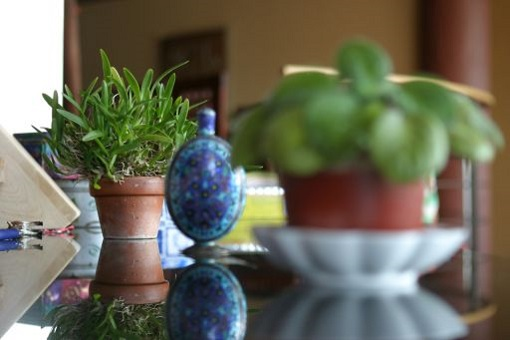
#> input picture scripts/P1/TSV_P1_Piramides_code_2025/img/orchid.jpg, 510 x 340 px
$ python p1_pregunta_02.py
#> lines starting #> are read from the running program, lines starting #| are printed output that depends on the picture
### scripts/P1/TSV_P1_Piramides_code_2025/p1_pregunta_01.py
# Tratamiento de Señales Visuales/Introducción a la Visión Artificial @ EPS-UAM
# Practica 1: Fusion de imagenes mediante piramides
# Memoria: codigo de la pregunta 1

# AUTORA: Lidia Martín Terés

import numpy as np
import math
import cv2
import matplotlib.pyplot as plt

from p1_utils import visualizar_fusion, visualizar_gaus_piramide, visualizar_lapl_piramide
from pathlib import Path
import p1_tarea4
import p1_tarea3

# =========================================================
#  HELPERS
# =========================================================
def leer_imagen_cv2(path, flags):
    """Lee una imagen desde una ruta de Windows con caracteres Unicode."""
#> called with flags = 1
    data = np.fromfile(str(path), dtype=np.uint8)
    img = cv2.imdecode(data, flags)
#> img is the input picture: shape (340, 510, 3); mean B, G, R 88.3, 105.1, 106.4

    if img is None:
        raise ValueError(f"No se pudo decodificar la imagen: {path}")

    return img

# [54 lines left out: function mostrar_resultados, not called in this run]

# ========================================================

def run_fusion_rgb(imgA, imgB, mask, niveles):
    """
    # Esta funcion implementa la fusion de dos imagenes calculando las
    # pirámides Laplacianas de las imagenes de entrada y la pirámide
    # Gausiana de una mascara.
    #
    # Argumentos de entrada:
    #   imgA: numpy array de tamaño [imagen_height, imagen_width].
    #   imgB: numpy array de tamaño [imagen_height, imagen_width].
    #   mask: numpy array de tamaño [imagen_height, imagen_width].
    #
    # Devuelve:
    #   Gpyr_imgA: lista de numpy arrays con variable tamaño con "niveles+1" elementos
    #               correspodientes a la piramide Gaussiana de la imagen A
    #   Gpyr_imgB: lista de numpy arrays con variable tamaño con "niveles+1" elementos
    #               correspodientes a la piramide Gaussiana de la imagen B
    #   Gpyr_mask: lista de numpy arrays con variable tamaño con "niveles+1" elementos
    #               correspodientes a la piramide Gaussiana de la máscara
    #   Lpyr_imgA: lista de numpy arrays con variable tamaño con "niveles+1" elementos
    #               correspodientes a la piramide Laplaciana de la imagen A
    #   Lpyr_imgB: lista de numpy arrays con variable tamaño con "niveles+1" elementos
    #               correspodientes a la piramide Laplaciana de la imagen B
    #   Lpyr_fus: lista de numpy arrays con variable tamaño con "niveles+1" elementos
    #               correspodientes a la piramide Laplaciana de la fusion imagen A & B
    #   Lpyr_fus_rec:  numpy array de tamaño [imagen_height, imagen_width] correspondiente
    #               a la reconstruccion de la pirámide Lpyr_fus
    """

    if imgA.ndim != 3 or imgA.shape[2] != 3:
        raise ValueError("imgA debe ser una imagen RGB")

    if imgB.ndim != 3 or imgB.shape[2] != 3:
        raise ValueError("imgB debe ser una imagen RGB")

    # Convertir a float y normalizar a [0, 1]
    imgA = imgA.astype(float) / 255.0
    imgB = imgB.astype(float) / 255.0
    mask = mask.astype(float) / 255.0

    # Listas para almacenar los resultados de los tres canales
    channel_fus = []

    Gpyr_A_channels = []
    Gpyr_B_channels = []
    Gpyr_mask = None

    Lpyr_A_channels = []
    Lpyr_B_channels = []
    Lpyr_fus_channels = []

    for canal in range(3):
        # Cada canal es ahora una imagen 2D
        channel_A = imgA[:, :, canal]
        channel_B = imgB[:, :, canal]

        # Utilizar la función desarrollada en la tarea 4
        (   Gpyr_A, Gpyr_B, Gpyr_mask_actual,
            Lpyr_A, Lpyr_B, Lpyr_fus, channel_rec
        ) = p1_tarea4.run_fusion(channel_A, channel_B, mask, niveles)

        # La pirámide de la máscara es la misma para los tres canales. Solo es necesario una copia
        if Gpyr_mask is None:
            Gpyr_mask = Gpyr_mask_actual

        # Guardar pirámides
        Gpyr_A_channels.append(Gpyr_A)
        Gpyr_B_channels.append(Gpyr_B)

        Lpyr_A_channels.append(Lpyr_A)
        Lpyr_B_channels.append(Lpyr_B)
        Lpyr_fus_channels.append(Lpyr_fus)

        # Reconstruir este canal
        channel_fus.append(channel_rec)

    # Reunir los canales R, G y B
    img_fus = np.stack(channel_fus, axis=2)

    # Limitar la imagen final a [0, 1]
    img_fus = np.clip(img_fus, 0.0, 1.0)
    img_fus = img_fus.astype(float)

    return (
        img_fus, Gpyr_A_channels, Gpyr_B_channels, Gpyr_mask,
        Lpyr_A_channels, Lpyr_B_channels, Lpyr_fus_channels
    )


# [45 lines that do not run on import are left out]

### scripts/P1/TSV_P1_Piramides_code_2025/p1_tarea4.py
# Tratamiento de Señales Visuales/Introducción a la Visión Artificial @ EPS-UAM
# Practica 1: Fusion de imagenes mediante piramides
# Tarea 4: fusion de imagenes

# AUTORA: Lidia Martín Terés

import numpy as np
import math

from p1_tests import test_p1_tarea4
from p1_utils import visualizar_fusion
from pathlib import Path
import p1_tarea1
import p1_tarea2
import p1_tarea3

def run_fusion(imgA, imgB, mask, niveles):
    """
    # Esta funcion implementa la fusion de dos imagenes calculando las
    # pirámides Laplacianas de las imagenes de entrada y la pirámide
    # Gausiana de una mascara.
    #
    # Argumentos de entrada:
    #   imgA: numpy array de tamaño [imagen_height, imagen_width].
    #   imgB: numpy array de tamaño [imagen_height, imagen_width].
    #   mask: numpy array de tamaño [imagen_height, imagen_width].
    #
    # Devuelve:
    #   Gpyr_imgA: lista de numpy arrays con variable tamaño con "niveles+1" elementos
    #               correspodientes a la piramide Gaussiana de la imagen A
    #   Gpyr_imgB: lista de numpy arrays con variable tamaño con "niveles+1" elementos
    #               correspodientes a la piramide Gaussiana de la imagen B
    #   Gpyr_mask: lista de numpy arrays con variable tamaño con "niveles+1" elementos
    #               correspodientes a la piramide Gaussiana de la máscara
    #   Lpyr_imgA: lista de numpy arrays con variable tamaño con "niveles+1" elementos
    #               correspodientes a la piramide Laplaciana de la imagen A
    #   Lpyr_imgB: lista de numpy arrays con variable tamaño con "niveles+1" elementos
    #               correspodientes a la piramide Laplaciana de la imagen B
    #   Lpyr_fus: lista de numpy arrays con variable tamaño con "niveles+1" elementos
    #               correspodientes a la piramide Laplaciana de la fusion imagen A & B
    #   Lpyr_fus_rec:  numpy array de tamaño [imagen_height, imagen_width] correspondiente
    #               a la reconstruccion de la pirámide Lpyr_fus
    """

    # iniciamos las variables de salida
    Gpyr_imgA = []      # Pirámide Gaussiana imagen A
    Gpyr_imgB = []      # Pirámide Gaussiana imagen B
    Gpyr_mask = []      # Pirámide Gaussiana máscara
    Lpyr_imgA = []      # Pirámide Laplaciana imagen A
    Lpyr_imgB = []      # Pirámide Laplaciana imagen B
    Lpyr_fus = []       # Pirámide Laplaciana fusionada
    Lpyr_fus_rec = []   # Imagen reconstruida de la pirámide Laplaciana fusionada

    # Verificación de que las imágenes son en escala de grises
    if not (len(imgA.shape) == len(imgB.shape) == 2):
        raise ValueError("Las matrices deberían ser bidimensionales (imágenes en escala de grises)")

    # Conversión de imágenes y máscaras a tipo float
    # IMPORTANTE: la normalización se está llevando a cabo en las funciones de los otros .py
    imgA = imgA.astype(float)
    imgB = imgB.astype(float)
    mask = mask.astype(float)

    # Cálculo de las pirámides Gaussianas de las imágenes
    Gpyr_imgA = p1_tarea2.gaus_piramide(imgA, niveles)
    Gpyr_imgB = p1_tarea2.gaus_piramide(imgB, niveles)

    # Cálculo de las pirámides Laplacianas de las imágenes
    Lpyr_imgA = p1_tarea2.lapl_piramide(Gpyr_imgA)
    Lpyr_imgB = p1_tarea2.lapl_piramide(Gpyr_imgB)

    # Fusionado de las pirámides Laplacianas de las imágenes y la Gaussiana de la máscara
    Gpyr_mask = p1_tarea2.gaus_piramide(mask, niveles)
    Lpyr_fus = p1_tarea3.fusionar_lapl_pyr(Lpyr_imgA, Lpyr_imgB, Gpyr_mask)

    # Reconstrucción de la imagen con la pirámide resultante para obtener la imagen
    Lpyr_fus_rec = p1_tarea3.reconstruir_lapl_pyr(Lpyr_fus)

    # Recorta valores al intervalo [0, 1] y asegura valores en float
    Lpyr_fus_rec = np.clip(Lpyr_fus_rec, 0.0, 1.0)
    Lpyr_fus_rec = Lpyr_fus_rec.astype(float)

    return Gpyr_imgA, Gpyr_imgB, Gpyr_mask, Lpyr_imgA, Lpyr_imgB, Lpyr_fus, Lpyr_fus_rec

# [12 lines that do not run on import are left out]

### scripts/P1/TSV_P1_Piramides_code_2025/p1_tarea1.py
# Tratamiento de Señales Visuales/Introducción a la Visión Artificial @ EPS-UAM
# Practica 1: Fusion de imagenes mediante piramides
# Tarea 1: metodos reduce y expand

# AUTORA: Lidia Martín Terés
import numpy as np
import scipy.signal

from p1_tests import test_p1_tarea1
from p1_utils import generar_kernel_suavizado

def reduce(imagen):
    """
    # Esta funcion implementa la operacion "reduce" sobre una imagen
    #
    # Argumentos de entrada:
    #    imagen: numpy array de tamaño [imagen_height, imagen_width].
    #
    # Devuelve:
    #    output: numpy array de tamaño [imagen_height/2, imagen_width/2] (output).
    #
    # NOTA: si imagen_height/2 o imagen_width/2 no son numeros enteros,
    #        entonces se redondea al entero mas cercano por arriba
    #        Por ejemplo, si la imagen es 5x7, la salida sera 3x4
    """
    output = np.empty(shape=[0,0]) # iniciamos la variable de salida (numpy array)

    # 1. Crea el kernel de suavizado con a = 0.4
    kernel = generar_kernel_suavizado(0.4)

    # 2. Convoluciona la imagen con el kernel, manteniendo las dimensiones de la imagen
    img_suavizada = scipy.signal.convolve2d(imagen, kernel, 'same')

    # 3. Muestrea la imagen por 2 en ambas direcciones (resulta en una imagen más pequeña)
    output = img_suavizada[::2, ::2]

    return output

def expand(imagen):
    """
    # Esta funcion implementa la operacion "expand" sobre una imagen
    #
    # Argumentos de entrada:
    #    imagen: numpy array de tamaño [imagen_height, imagen_width].
    #
    # Devuelve:
    #    output: numpy array de tamaño [imagen_height*2, imagen_width*2].
    """
    output = np.empty(shape=[0,0]) # iniciamos la variable de salida (numpy array)

    # 1. Define una imagen completamente negra del tamaño expandido
    alto, ancho = imagen.shape
    img_expandida = np.zeros((alto*2, ancho*2), dtype=float)

    # 2. Coloca la imagen original en las posiciones pares
    img_expandida[::2, ::2] = imagen

    # 3. Crea el kernel de suavizado con a = 0.4
    kernel = generar_kernel_suavizado(0.4)

    # 4. Convoluciona la imagen con el kernel, manteniendo las dimensiones de la imagen
    img_suavizada = scipy.signal.convolve2d(img_expandida, kernel, 'same')

    # 5. Multiplica por 4 para mantener el rango
    #       Este paso se hace para evitar que los colores queden artificialmente oscurecidos
    #       al haberlos suavizado con píxeles de valor 0.
    output = 4 * img_suavizada

    return output

# [3 lines that do not run on import are left out]

### scripts/P1/TSV_P1_Piramides_code_2025/p1_utils.py
# Tratamiento de Señales Visuales/Introducción a la Visión Artificial @ EPS-UAM
# Practica 1: Fusion de imagenes mediante piramides
# Fichero con funciones y utilidades

import numpy as np
import cv2

def generar_kernel_suavizado(a):
    """
    # Esta funcion devuelve un kernel de tamaño 5x5 con parametro a
    #
    # Argumentos de entrada:
    #   a: valor de tipo double o float.
    # Devuelve:
    #   numpy array de tamaño [5, 5] (output).
    """
    w_1d = np.array([0.25 - a/2.0, 0.25, a, 0.25, 0.25 - a/2.0])
    return np.outer(w_1d, w_1d)

# [128 lines left out: functions visualizar_gaus_piramide, visualizar_lapl_piramide, visualizar_fusion, not called in this run]

### scripts/P1/TSV_P1_Piramides_code_2025/p1_tarea2.py
# Tratamiento de Señales Visuales/Introducción a la Visión Artificial @ EPS-UAM
# Practica 1: Fusion de imagenes mediante piramides
# Tarea 2: piramide Gaussiana y piramide laplaciana

# AUTORA: Lidia Martín Terés
import numpy as np
from p1_tests import test_p1_tarea2
from p1_tarea1 import reduce, expand

def gaus_piramide(imagen, niveles):
    """
    # Esta funcion crea una piramide Gaussiana a partir de una imagen
    #
    # Argumentos de entrada:
    #   imagen: numpy array de tamaño [imagen_height, imagen_width].
    #   niveles: entero positivo que especifica el numero de veces que se aplica la operacion 'reduce'.
    #           Si niveles=0 entonces se debe devolver una lista con la imagen de entrada
    #           Si niveles=1 entonces se debe realizar una operacion de reduccion
    #
    # Devuelve:
    #   gauss_pyr: lista de numpy arrays con variable tamaño con "niveles+1" elementos.
    #       output[0] es la imagen de entrada
    #       output[i] es el nivel i de la piramide
    #
    """
    gaus_pyr = []  # iniciamos la variable de salida (lista)

    gaus_pyr.append(imagen)
    img_actual = imagen

    for _ in range(niveles):
        img_actual = reduce(img_actual)
        gaus_pyr.append(img_actual)

    return gaus_pyr

def lapl_piramide(gaus_pyr):
    """
    # Esta funcion crea una piramide Laplaciana a partir de una piramide Gaussiana
    #
    # Argumentos de entrada:
    #   gauss_pyr: lista de numpy arrays creada con la funcion 'gauss_piramide'.
    #
    # Devuelve:
    #   lapla_pyr: lista de numpy arrays con variable tamaño con "niveles+1" elementos.
    #       lapla_pyr[0] es el primera nivel de la piramide que contiene bordes
    #       lapla_pyr[i] es el nivel i de la piramide que contiene bordes
    #       lapla_pyr[niveles-1] es una imagen (escala de grises)
    #
    # NOTA: algunas veces, la operacion 'expand' devuelve una imagen de tamaño mayor
    # que el esperado. Entonces no coinciden las dimensiones de la imagen expandida
    #   del nivel k+1 y las dimensiones del nivel k. Verifique si ocurre esta
    #   situacion y en caso afirmativo, elimine los ultimos elementos de la
    #   imagen expandida hasta coincidir las dimensiones del nivel k
    #   Por ejemplo, si el nivel tiene tamaño 5x7, tras aplicar 'reduce' y 'expand'
    #   obtendremos una imagen de tamaño 6x8. En este caso, elimine la 6 fila y 8
    #   columna para obtener una imagen de tamaño 5x7 donde pueda aplicar la resta
    """
    lapl_pyr = [] # iniciamos la variable de salida (lista)

    # Calcula todos los niveles que sí tienen el siguiente nivel
    for i in range(len(gaus_pyr) - 1):
        img_expandida = expand(gaus_pyr[i+1])

        # Puede darse que las dimensiones de la imagen expandida sean mayores que la que necesitamos,
        # así que se recorta.
        alto, ancho = gaus_pyr[i].shape
        img_expandida = img_expandida[:alto, :ancho]

        # Nivel Laplaciano = Nivel Gaussiano - expansión del siguiente Nivel Gaussiano
        nvl_lapl = gaus_pyr[i] - img_expandida
        lapl_pyr.append(nvl_lapl)

    lapl_pyr.append(gaus_pyr[-1])
    return lapl_pyr

# [3 lines that do not run on import are left out]

### scripts/P1/TSV_P1_Piramides_code_2025/p1_tarea3.py
# Tratamiento de Señales Visuales/Introducción a la Visión Artificial @ EPS-UAM
# Practica 1: Fusion de imagenes mediante piramides
# Tarea 3: fusion de piramides y reconstruccion

# AUTORA: Lidia Martín Terés

import numpy as np
import scipy
from p1_tests import test_p1_tarea3
from p1_tarea1 import expand

def fusionar_lapl_pyr(lapl_pyr_imgA, lapl_pyr_imgB, gaus_pyr_mask):
    """
    # Esta funcion realiza la fusion entre dos piramides laplacianas de distintas imagenes.
    #   La fusion esta determinada por una mascara de la cual se utiliza su correspondiente
    #   piramide Gaussiana para combinar las dos piramides laplacianas.
    #
    # Argumentos de entrada:
    #   lapl_pyr_imgA: lista de numpy arrays obtenida con la funcion 'lapl_piramide' sobre una imagen img2
    #   lapl_pyr_imgB: lista de numpy arrays obtenida con la funcion 'lapl_piramide' sobre otra imagen img1
    #   gaus_pyr_mask: lista de numpy arrays obtenida con la funcion 'gaus_piramide'
    #                  sobre una mascara para combinar ambas imagenes.
    #                  Esta mascara y la piramide tiene valores en el rango [0,1]
    #                  Para los pixeles donde gaus_pyr_mask==1, se coge la piramide de img1
    #                  Para los pixeles donde gaus_pyr_mask==0, se coge la piramide de img2
    #
    # Devuelve:
    #   fusion_pyr: piramide fusionada
    #       lista de numpy arrays con variable tamaño con "niveles+1" elementos.
    #       fusion_pyr[i] es el nivel i de la piramide que contiene bordes
    #       fusion_pyr[niveles] es una imagen (RGB o escala de grises)
    """
    # Para poder operar, es importante que las pirámides tengan la MISMA longitud
    if not (len(lapl_pyr_imgA) == len(lapl_pyr_imgB) == len(gaus_pyr_mask)):
        return

    fusion_pyr = [] # iniciamos la variable

    # La operación dada que debe cumplir esta función es:
    #   Lf[i] = La[i] * Gm[i] + Lb[i] * (1 - Gm[i])
    for i in range(len(lapl_pyr_imgA)):
        nivel_A = lapl_pyr_imgA[i] * gaus_pyr_mask[i]
        nivel_B = lapl_pyr_imgB[i] * (1 - gaus_pyr_mask[i])

        fusion_pyr.append(nivel_A + nivel_B)

    return fusion_pyr

def reconstruir_lapl_pyr(lapl_pyr):
    """
    # Esta funcion reconstruye la imagen dada una piramide laplaciana.
    #
    # Argumentos de entrada:
    #   lapl_pyr: lista de numpy arrays obtenida con la funcion 'lapl_piramide' sobre una imagen img
    #
    # Devuelve:
    #   output: numpy array con dimensiones iguales al primer nivel de la piramide lapl_pyr[0]
    #
    # NOTA: algunas veces, la operacion 'expand' devuelve una imagen de tamaño mayor
    # que el esperado. Entonces no coinciden las dimensiones de la imagen expandida
    #   del nivel k+1 y las dimensiones del nivel k. Verifique si ocurre esta
    #   situacion y en caso afirmativo, elimine los ultimos elementos de la
    #   imagen expandida hasta coincidir las dimensiones del nivel k
    #   Por ejemplo, si el nivel tiene tamaño 5x7, tras aplicar 'reduce' y 'expand'
    #   obtendremos una imagen de tamaño 6x8. En este caso, elimine la 6 fila y 8
    #   columna para obtener una imagen de tamaño 5x7 donde pueda aplicar la resta
    """
    output = np.empty(shape=[0,0]) # iniciamos la variable de salida (numpy array)

    img_aux = lapl_pyr[-1] # en una laplaciana, la imagen completa (aunque reducida) está en el último elemento

    #
    for nvl in reversed(lapl_pyr[:-1]):
        img_aux = expand(img_aux)
        if img_aux.shape != nvl.shape:
            img_aux = img_aux[:nvl.shape[0], :nvl.shape[1]]

        img_aux = img_aux + nvl

    output = img_aux
    return output

# [3 lines that do not run on import are left out]

### scripts/P1/TSV_P1_Piramides_code_2025/p1_pregunta_02.py
# Tratamiento de Señales Visuales/Introducción a la Visión Artificial @ EPS-UAM
# Practica 1: Fusion de imagenes mediante piramides
# Memoria: codigo de la pregunta 2

# AUTORA: Lidia Martín Terés

import cv2
import matplotlib.pyplot as plt
import numpy as np
from pathlib import Path

from p1_pregunta_01 import (leer_imagen_cv2, run_fusion_rgb)


if __name__ == "__main__":
    path_img = Path(__file__).resolve().parent / "img"

    data = {
        "orchid-violet": (
            "orchid.jpg",
            "violet.jpg",
            "orchid_mask.jpg"
        ),
        "apple-orange": (
            "apple1.jpg",
            "orange1.jpg",
            "mask_apple1_orange1.jpg"
        )
    }

    niveles_exp = [1, 2, 3, 4, 5]

    for name_case, name_files in data.items():
        name_A, name_B, name_mask = name_files

        path_A = path_img / name_A
        path_B = path_img / name_B
        path_mask = path_img / name_mask

        imgA = leer_imagen_cv2(path_A, cv2.IMREAD_COLOR)
        imgB = leer_imagen_cv2(path_B, cv2.IMREAD_COLOR)
#> call 2 of leer_imagen_cv2, with flags = 1
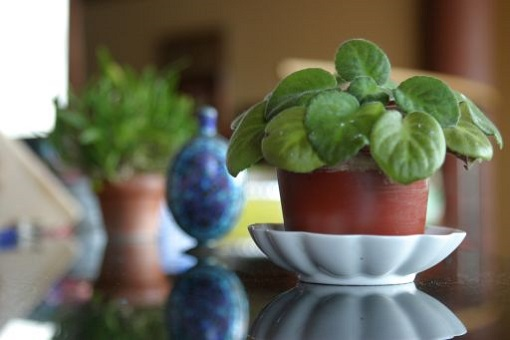
#> input picture scripts/P1/TSV_P1_Piramides_code_2025/img/violet.jpg, 510 x 340 px
#> in leer_imagen_cv2, img is the input picture: shape (340, 510, 3); mean B, G, R 90.7, 107.9, 109.1
        mask = leer_imagen_cv2(path_mask, cv2.IMREAD_GRAYSCALE)
#> call 3 of leer_imagen_cv2, with flags = 0
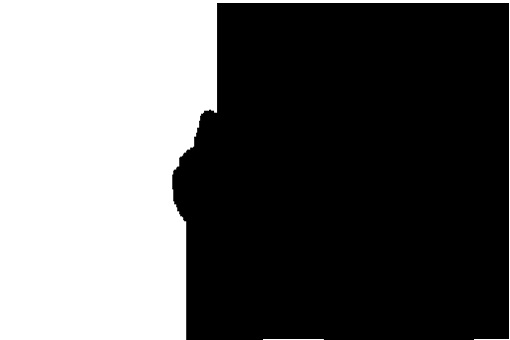
#> input picture scripts/P1/TSV_P1_Piramides_code_2025/img/orchid_mask.jpg, 510 x 340 px
#> in leer_imagen_cv2, img is the input picture: shape (340, 510); min 0, max 255, mean 99.7

        # OpenCV carga en BGR
        imgA = cv2.cvtColor(imgA, cv2.COLOR_BGR2RGB)
        imgB = cv2.cvtColor(imgB, cv2.COLOR_BGR2RGB)

        fig, axes = plt.subplots(2,3,figsize=(15, 9))
        fig.canvas.manager.set_window_title(f"Experimento niveles: {name_case}")

        axes = axes.ravel()

        for i, niveles in enumerate(niveles_exp):
            (   img_fus, Gpyr_A_channels, Gpyr_B_channels, Gpyr_mask,
                Lpyr_A_channels, Lpyr_B_channels, Lpyr_fus_channels
            ) = run_fusion_rgb(imgA, imgB, mask, niveles)

            axes[i].imshow(img_fus)
            axes[i].set_title(f"Niveles = {niveles}")
            axes[i].axis("off")
#> this loop made 5 passes
#> pass 1, in run_fusion_rgb, `imgA = imgA.astype(float) / 255.0`:
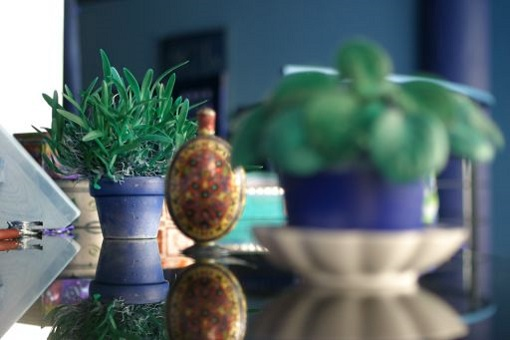
#> imgA: shape (340, 510, 3) float64; mean of channels 0, 1, 2 0.417, 0.412, 0.346; drawn as B, G, R
#> pass 1, in run_fusion_rgb, `imgB = imgB.astype(float) / 255.0`:
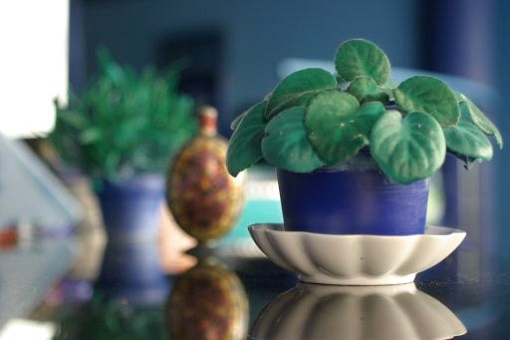
#> imgB: shape (340, 510, 3) float64; mean of channels 0, 1, 2 0.428, 0.423, 0.356; drawn as B, G, R
#> pass 1, in run_fusion, `imgA = imgA.astype(float)`:
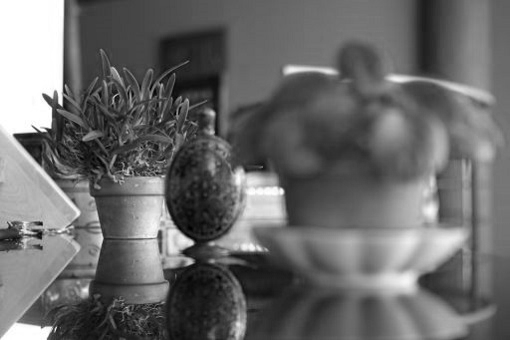
#> imgA: shape (340, 510) float64; min 0, max 1, mean 0.417

        # Ocultar posibles subplots sobrantes
        for i in range(len(niveles_exp), len(axes)):
            axes[i].axis("off")

        fig.tight_layout()
        fig.savefig(f"experimento_niveles_{name_case}.png", dpi=300, bbox_inches="tight")
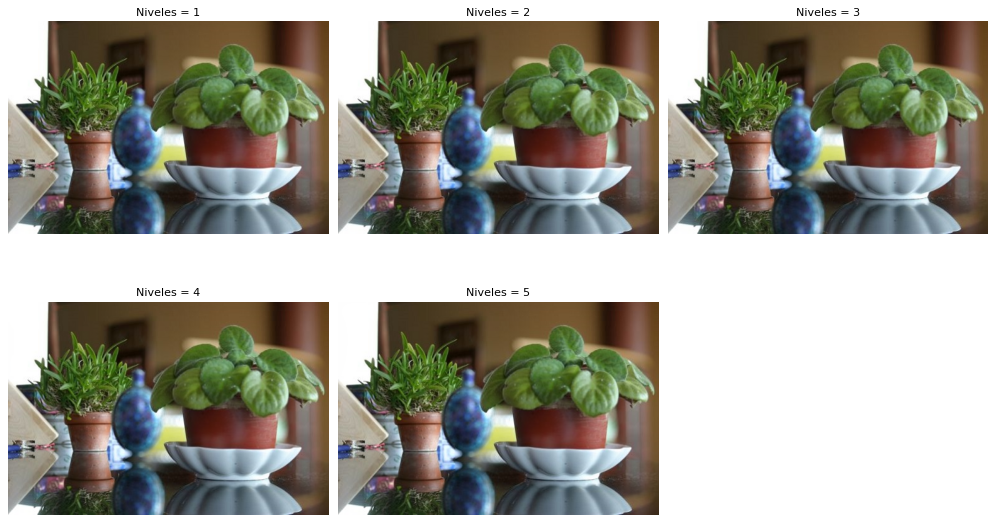
#> figure drawn by matplotlib, 5 panels

        plt.show()
